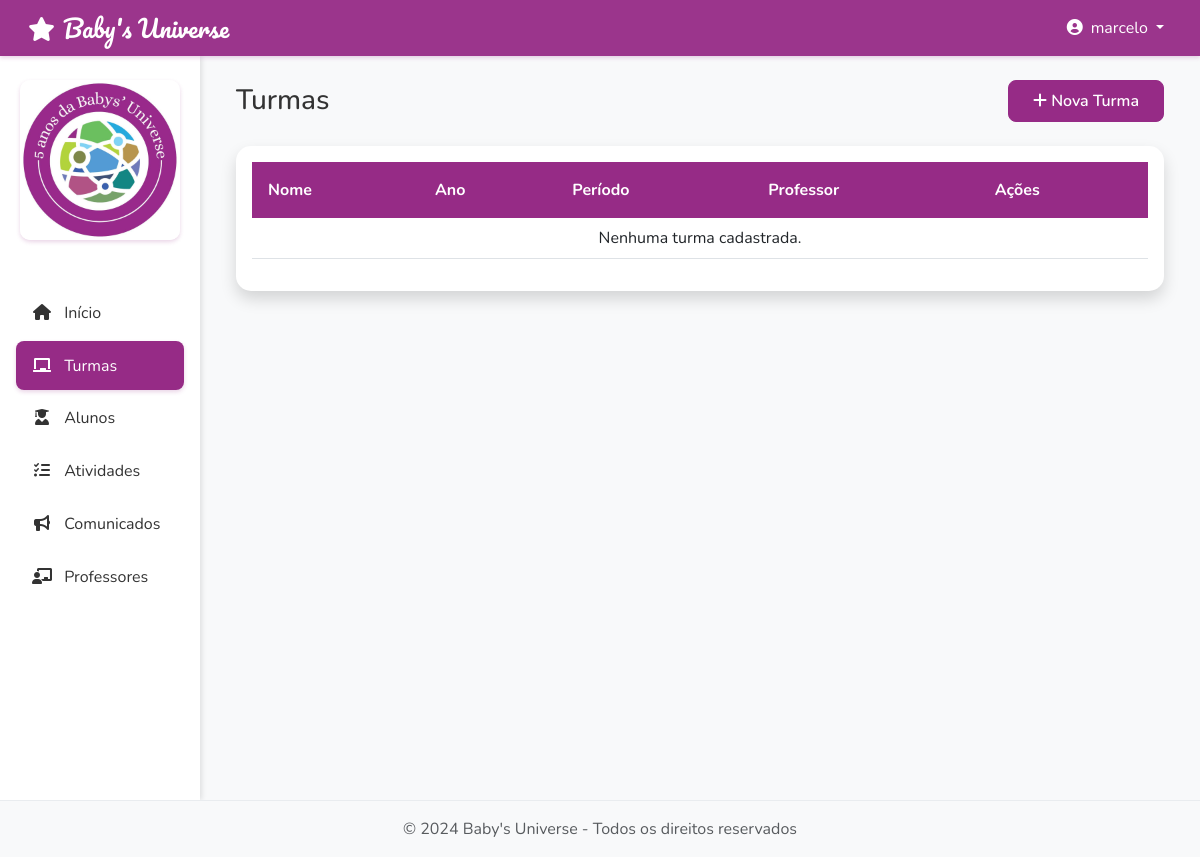
/turmas/ (signed in), run on an earlier commit of the app's database.
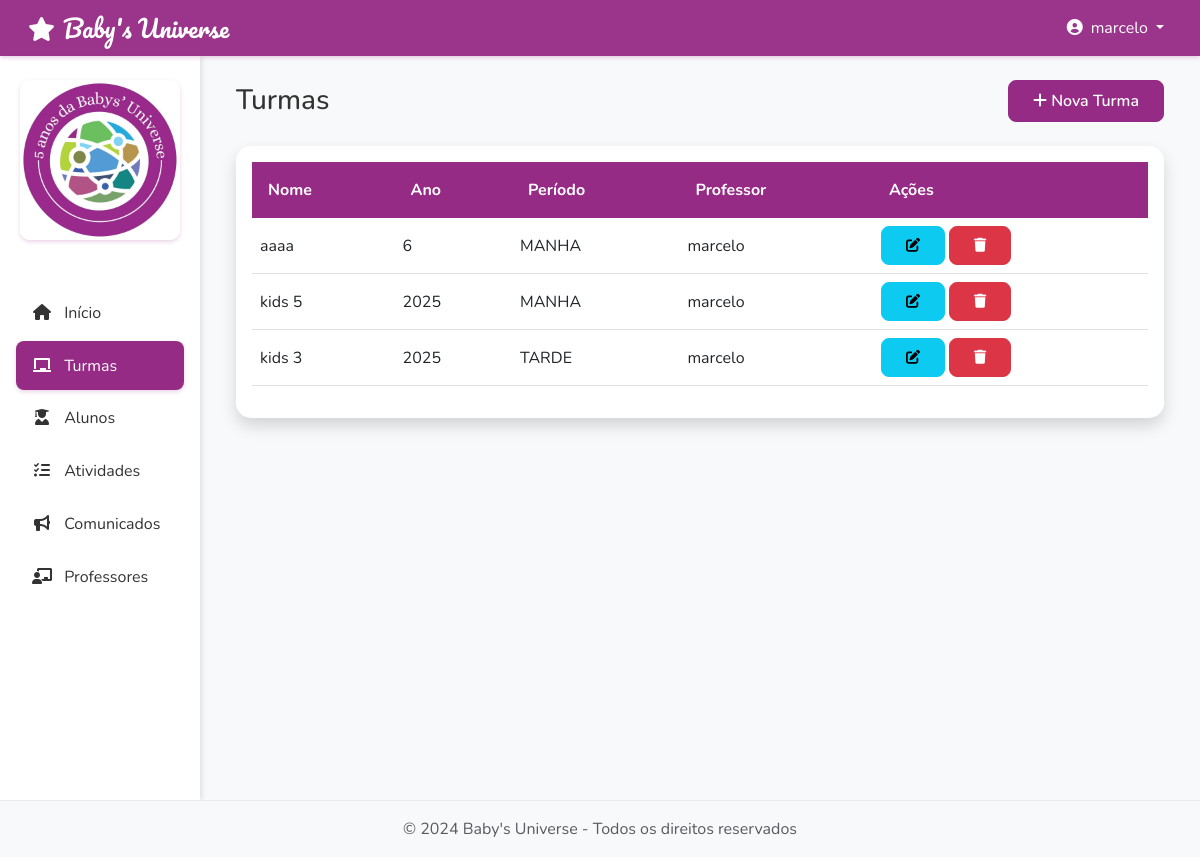
And on a later commit of the database.
### core/models.py (models this page shows, shortened)
class Turma(models.Model):
    PERIODO_CHOICES = [
        ('MANHA', 'Manhã'),
        ('TARDE', 'Tarde'),
        ('INTEGRAL', 'Integral'),
    ]
    nome = models.CharField(max_length=100)
    ano = models.IntegerField()
    periodo = models.CharField(max_length=50, choices=PERIODO_CHOICES)
    professor = models.ForeignKey(User, on_delete=models.SET_NULL, null=True, related_name='turmas')
    data_criacao = models.DateTimeField(default=timezone.now)
    class Meta:
        verbose_name = 'Turma'
        verbose_name_plural = 'Turmas'

### core/views.py (the view)
# urls.py: path('turmas/', views.turmas, name='turmas'),
@login_required
def turmas(request):
    turmas = Turma.objects.all()
    context = {
        'object_list': turmas,
        'title': 'Turmas',
        'create_url': 'turma_create',
        'create_text': 'Nova Turma',
        'headers': ['Nome', 'Ano', 'Período', 'Professor']
    }
    return render(request, 'core/turmas.html', context)

### templates/core/turmas.html
{% extends 'base.html' %}
{% block content %}
<div class="container-fluid">
    <div class="d-flex justify-content-between align-items-center mb-4">
        <h1 class="h3 mb-0 text-gray-800">Turmas</h1>
        <a href="{% url 'turma_create' %}" class="btn btn-primary">
            <i class="fas fa-plus"></i> Nova Turma
        </a>
    </div>
    <div class="card shadow">
        <div class="card-body">
            <div class="table-responsive">
                <table class="table table-hover">
                    <thead>
                        <tr>
                            <th>Nome</th>
                            <th>Ano</th>
                            <th>Período</th>
                            <th>Professor</th>
                            <th>Ações</th>
                        </tr>
                    </thead>
                    <tbody>
                        {% for turma in object_list %}
                        <tr>
                            <td>{{ turma.nome }}</td>
                            <td>{{ turma.ano }}</td>
                            <td>{{ turma.periodo }}</td>
                            <td>{{ turma.professor }}</td>
                            <td>
                                <a href="{% url 'turma_edit' turma.pk %}" class="btn btn-sm btn-info">
                                    <i class="fas fa-edit"></i>
                                </a>
                                <a href="{% url 'turma_delete' turma.pk %}" class="btn btn-sm btn-danger">
                                    <i class="fas fa-trash"></i>
                                </a>
                            </td>
                        </tr>
                        {% empty %}
                        <tr>
                            <td colspan="5" class="text-center">Nenhuma turma cadastrada.</td>
                        </tr>
                        {% endfor %}
                    </tbody>
                </table>
            </div>
        </div>
    </div>
</div>
{% endblock %}

What changed in the data, as far as the page shows it:
added Turma: nome "aaaa", ano "6", periodo "MANHA", professor "marcelo"
added Turma: nome "kids 5", ano "2025", periodo "MANHA", professor "marcelo"
added Turma: nome "kids 3", ano "2025", periodo "TARDE", professor "marcelo"
Also different on the page:
text no longer shown: "Nenhuma turma cadastrada."
